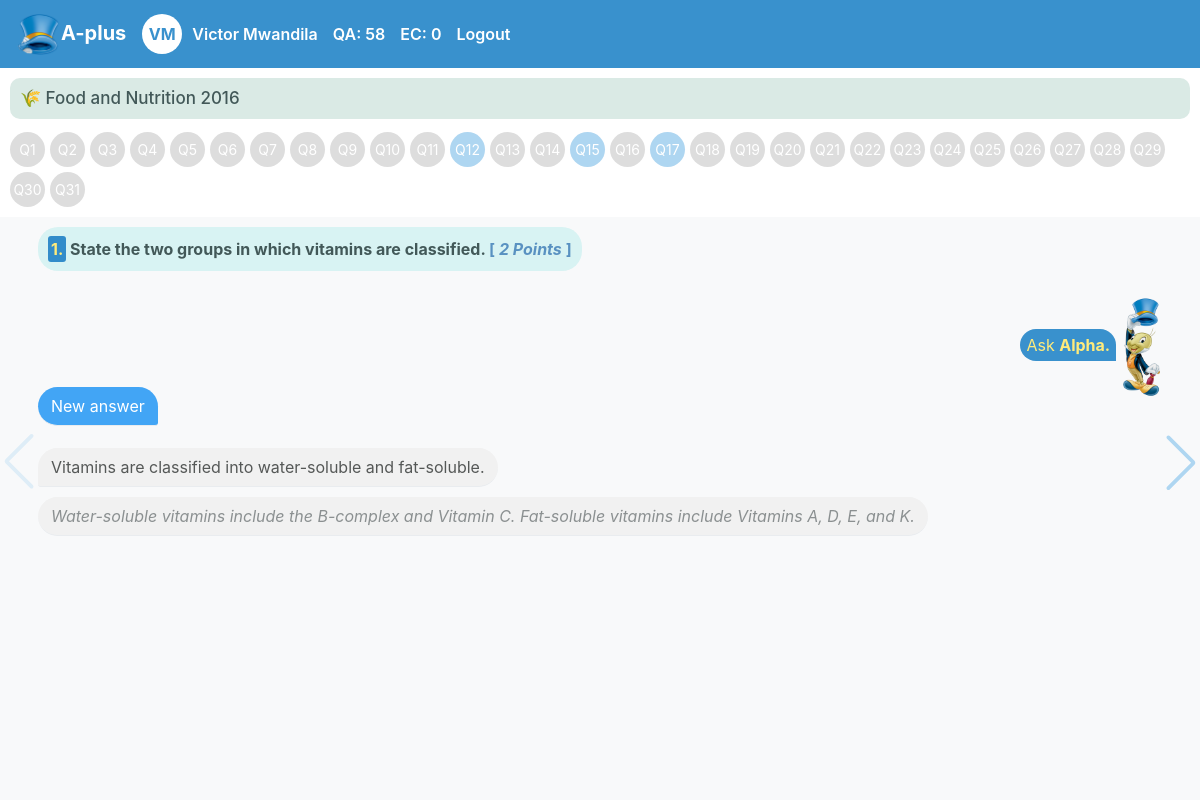
Page /aplus/user_exam.php?exam_id=1 (signed in) on the committed database.
### tables this page shows
CREATE TABLE `users` (
  `user_id` int(11) NOT NULL,
  `first_name` varchar(100) NOT NULL,
  `last_name` varchar(100) NOT NULL,
  `email` varchar(255) NOT NULL,
  `password` varchar(255) NOT NULL,
  `created_at` timestamp NOT NULL DEFAULT current_timestamp(),
  `verified` tinyint(1) DEFAULT 0,
  `paid` tinyint(1) DEFAULT 0
);

CREATE TABLE `exams` (
  `exam_id` int(11) NOT NULL,
  `exam_name` varchar(255) DEFAULT NULL,
  `paper_code` varchar(50) NOT NULL,
  `date` year(4) NOT NULL,
  `duration` varchar(50) NOT NULL,
  `total_questions` int(11) NOT NULL,
  `total_points` int(11) NOT NULL,
  `instructions` text DEFAULT NULL,
  `additional_information` text DEFAULT NULL,
  `emoji` text DEFAULT NULL
);

CREATE TABLE `questions` (
  `question_id` int(11) NOT NULL,
  `exam_id` int(11) NOT NULL,
  `question_type` enum('multiple_choice','essay') NOT NULL,
  `question_text` text NOT NULL,
  `points` int(11) NOT NULL,
  `correct_answer` text DEFAULT NULL,
  `explanation_text` text DEFAULT NULL,
  `question_order` int(11) DEFAULT NULL,
  `topic` varchar(255) DEFAULT NULL,
  `grade` int(11) DEFAULT NULL
);

CREATE TABLE `user_responses` (
  `response_id` int(11) NOT NULL,
  `user_id` int(11) NOT NULL,
  `question_id` int(11) NOT NULL,
  `response_text` text NOT NULL,
  `is_submitted` tinyint(1) NOT NULL DEFAULT 0,
  `score` int(11) DEFAULT 0,
  `created_at` timestamp NOT NULL DEFAULT current_timestamp(),
  `exam_id` int(11) NOT NULL
);

### aplus/user_exam.php (the view, shortened to what this page needs)
<?php
require_once 'header.php';
$exam_id = intval($_GET['exam_id']);
$user_id = intval($_SESSION['user_id']);
$emoji ="";
$query = "SELECT * FROM exams WHERE exam_id = ?";
$stmt = $mysqli->prepare($query);
$stmt->bind_param('i', $exam_id);
$stmt->execute();
$exam_results = $stmt->get_result();
while ($row = $exam_results->fetch_assoc()) {
    $exam_name = htmlspecialchars($row['exam_name']);
    $date = htmlspecialchars($row['date']);
    $emoji = htmlspecialchars($row['emoji']);
}
$query = "SELECT * FROM questions WHERE exam_id = ?";
$stmt = $mysqli->prepare($query);
$stmt->bind_param('i', $exam_id);
$stmt->execute();
$result = $stmt->get_result();
$questions = $result->fetch_all(MYSQLI_ASSOC);
$response_query = "SELECT question_id, is_submitted FROM user_responses WHERE exam_id = ? AND user_id = ?";
$response_stmt = $mysqli->prepare($response_query);
$response_stmt->bind_param('ii', $exam_id, $user_id);
$response_stmt->execute();
$response_result = $response_stmt->get_result();
$user_responses = [];
while ($row = $response_result->fetch_assoc()) {
    $user_responses[$row['question_id']] = $row['is_submitted'];
}
?>
<!DOCTYPE html>
<html lang="en">
<head>
    <link href="https://stackpath.bootstrapcdn.com/bootstrap/4.5.2/css/bootstrap.min.css" rel="stylesheet">
    <link rel="stylesheet" href="https://unpkg.com/swiper/swiper-bundle.min.css" />
</head>
<body>
    <div class="question-indicator"  >
        <h3><? echo $emoji.' '. $exam_name.' '.$date;?></h3>
        <?php foreach ($questions as $index => $question):
            $question_id = $question['question_id'];
            $is_submitted = isset($user_responses[$question_id]) && $user_responses[$question_id] == 1;
            $status_class = $is_submitted ? 'submitted' : 'not-submitted';
        ?>
            <span class="<?php echo $status_class; ?>" data-slide-index="<?php echo $index; ?>">
                Q<?php echo $index + 1; ?>
            </span>
        <?php endforeach; ?>
    </div>
    <div class="swiper-container">
        <div class="swiper-wrapper">
            <?php foreach ($questions as $index => $question): ?>
                <div class="swiper-slide" data-question-id="<?php echo $question['question_id']; ?>">
                    <?php
                        $current_question_id = $question['question_id'];
                        $current_question_points = $question['points'];
                        $user_response_text = '';
                        $question_answer_text = htmlspecialchars($question['correct_answer']);
                        $question_explanation_text = htmlspecialchars($question['explanation_text']);
                        $response_query = "SELECT response_text, is_submitted FROM user_responses WHERE exam_id = ? AND question_id = ? AND user_id = ?";
                        $response_stmt = $mysqli->prepare($response_query);
                        $response_stmt->bind_param('iii', $exam_id, $current_question_id, $user_id);
                        $response_stmt->execute();
                        $response_result = $response_stmt->get_result();
                        $user_response = $response_result->fetch_assoc();
                        $is_submitted = $user_response['is_submitted'] ?? 0;
                        if ($user_response) {
                            $user_response_text = htmlspecialchars($user_response['response_text']);
                        }
                    ?>
                    <p><span class="numbering"><?php echo $index + 1; ?>.</span> <?php echo htmlspecialchars($question['question_text'], ENT_QUOTES, 'UTF-8'); echo ' <span class="points">[ <i>' . $current_question_points .' Points</i> ]</span>';?>
                    <div class="alpha"><span class="ask-alpha">Ask <b>Alpha.</b></span> <img height="100px" src="diagrams/alpha.png" alt="Ask Alpha!"></div>
                    <div class="message" data-question-id="<?php echo $current_question_id; ?>" data-exam-id="<?php echo $exam_id; ?>" data-user-id="<?php echo $user_id; ?>"
                         style="<?php echo $user_response ? 'display: block;' : 'display: none;'; ?>">
                        <div class="message-content"><?php echo $user_response_text; ?></div>
                    </div>
                    <div class="answer" style="<?php echo $is_submitted ? 'display: block;' : 'display: none;'; ?>"><?php echo $question_answer_text; ?></div>
                    <div class="explanation" style="<?php echo $is_submitted ? 'display: block;' : 'display: none;'; ?>"><?php echo $question_explanation_text; ?></div>
                </div>
            <?php endforeach; ?>
        </div>
       <div class="swiper-button-prev"></div>
       <div class="swiper-button-next"></div>
    </div>
</body>
</html>

### aplus/header.php (shortened to what this page needs)
<?php
require_once 'config.php';
$user_id = $_SESSION['user_id'];
$query = "SELECT first_name, last_name FROM users WHERE user_id = ?";
$stmt = $mysqli->prepare($query);
$stmt->bind_param('i', $user_id);
$stmt->execute();
$stmt->bind_result($first_name, $last_name);
$initials = strtoupper($first_name[0] . $last_name[0]);
$query = "SELECT COUNT(*) FROM user_responses WHERE user_id = ?";
$stmt = $mysqli->prepare($query);
$stmt->bind_param('i', $user_id);
$stmt->execute();
$stmt->bind_result($questions_answered);
$questions_answered = $questions_answered ?? 0;
$query = "SELECT COUNT(*) FROM user_exams WHERE user_id = ? AND status = 'completed'";
$stmt = $mysqli->prepare($query);
$stmt->bind_param('i', $user_id);
$stmt->execute();
$stmt->bind_result($completed_exams);
$completed_exams = $completed_exams ?? 0;
?>
<!DOCTYPE html>
<html lang="en">
<head>
    <link href="https://stackpath.bootstrapcdn.com/bootstrap/4.5.2/css/bootstrap.min.css" rel="stylesheet">
</head>
<body>
    <div id="header-area">
       <nav class="navbar navbar-expand-lg navbar-dark">
        <a class="navbar-brand" href="index.php"><img src="diagrams/alpha_logo.png" width="45px" height="auto">A-plus</a>
        <div class="header-info">
            <div class="initials"><?php echo htmlspecialchars($initials); ?></div>
            <span class="user-name"><?php echo htmlspecialchars($first_name . ' ' . $last_name); ?></span>
            <span class="qa" data-title="Questions Answered">QA: <?php echo $questions_answered; ?></span>
            <span class="ec" data-title="Exams Completed">EC: <?php echo $completed_exams; ?></span>
        </div>
           <a class="header-logout" href="logout.php">Logout</a>
    </nav>
</div>
</body>
</html>

### aplus/header.php (style rules this page uses)
#header-area { flex-shrink: 0; background-color: #3991cd; color: white; text-align: center; top: 0; left: 0; right: 0; z-index: 1000; }
.navbar { background-color: #3991cd; color: white; display: flex; justify-content: space-between; align-items: center; padding: 10px 20px; position:sticky; top: 0; left: 0; right: 0; z-index: 1030; }
.navbar a { color: white; }
.navbar-brand { text-decoration-color: gold; color: white; font-weight: 700; }
.header-info { color: white; display: flex; align-items:center; }
.header-info .user-name { margin-right: 15px; font-weight: 600; display: none; }
.header-info span { margin-right: 15px; font-weight: 600; }
.initials { background-color: white; color: #3991cd; border-radius: 50%; width: 40px; height: 40px; display: flex; justify-content: center; align-items: center; font-weight: 700; margin-right: 10px; }
@media (min-width: 768px) { .header-info .user-name { display: inline; } }
@media (min-width: 768px) { .header-info span.qa, .header-info span.ec { position: relative; } }
@media (min-width: 768px) { .header-logout { margin-right: 15px; font-weight: 600; align-self: right; color: #fff; } }

### aplus/user_exam.php (style rules this page uses)
body, html { margin: 0; padding: 0; height: 100%; display: flex; flex-direction: column; overflow: hidden; }
p { margin-top: 0; margin-bottom: 1rem; background-color: #d8f3f3; padding: 10px; color: #425858; border-radius: 20px; font-weight: bold; }
.h3, h3 { font-size: 17px; background: #daeae5; width: 100%; padding: 10px; border-radius: 10px; color: #425858; }
.swiper-container { width: 100%; flex: 1; overflow: hidden; }
.swiper-slide { display: flex; flex-direction: column; justify-content: flex-start; align-items: start; padding-top: 10px; padding-left: 38px; padding-bottom: 38px; padding-right: 38px; box-sizing: border-box; background-color: #f8f9fa; overflow-y: auto; }
.answer { background: #f1f1f1; color: #555857 !important; border-radius: 20px 20px 20px 3px; display: flex; justify-content: space-between; align-items: center; padding: 5px; margin-top: 10px; margin-bottom: 10px; padding: 7px 13px 7px 13px; border-bottom: 1px solid #e9ecef; display: none; }
.explanation { font-style: italic; background: #f1f1f1; color: #8b9091 !important; border-radius: 20px 20px 20px 20px; display: flex; justify-content: space-between; align-items: center; padding: 5px; margin-bottom: 10px; padding: 7px 13px 7px 13px; border-bottom: 1px solid #e9ecef; display: none; }
.points { color:#5991c1; }
.message { display: none; margin-bottom: 10px; }
.message-content { background: #42a5f5; color: #fff !important; border-radius: 20px 20px 3px 20px; padding: 7px 13px 7px 13px; margin-bottom: 2px; border-bottom: 1px solid #e9ecef; }
.question-indicator { display: flex; flex-wrap: wrap; padding: 10px; background-color: #fff; justify-content: start; gap: 5px; }
.question-indicator span { width: 35px; height: 35px; display: flex; align-items: center; justify-content: center; border-radius: 50%; font-size: 14px; color: #fff; cursor: pointer; }
.question-indicator .submitted { background-color: #ddd; }
.question-indicator .not-submitted { background-color: #aed6f1; }
.alpha { margin-top: 10px; align-self: end; margin-bottom: -10px; }
.ask-alpha { margin-bottom: 110px; background-color: #3991cd; padding: 6px; color: #ffeb7b; border-radius: 20px 20px 0px 20px; white-space: nowrap; border-right: 2px 2px 2px 2px solid; }
.numbering { border-radius: 3px 3px 3px 3px; color: #ffeb7b; background-color:#328cca; border-style: 20px solid; padding: 3px; }
.swiper-button-next, .swiper-button-prev { width: 30px; height: 21%; color: #aed6f1; }

### rows in the picture
users: initials "VM", first_name+last_name "Victor Mwandila"
exams: emoji "🌾", exam_name "Food and Nutrition", date "2016"
questions: question_text "State the two groups in which vitamins are classified.", points "2", user_responses.response_text "New answer", correct_answer "Vitamins are classified into water-soluble and fat-soluble.", explanation_text "Water-soluble vitamins include the B-complex and Vitamin C. Fat-soluble vitamins include Vitamins A, D, E, and K."

### other values in the picture
$questions_answered "58"
$completed_exams "0"
